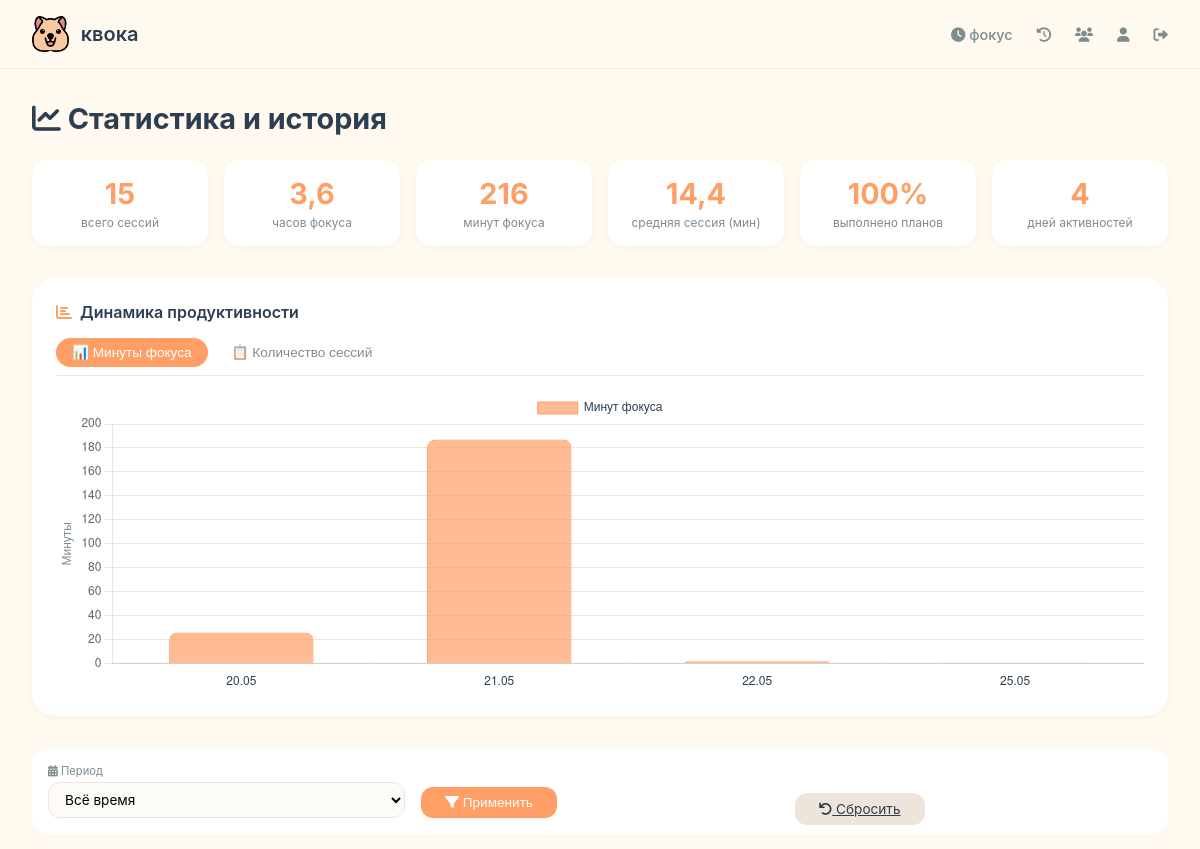
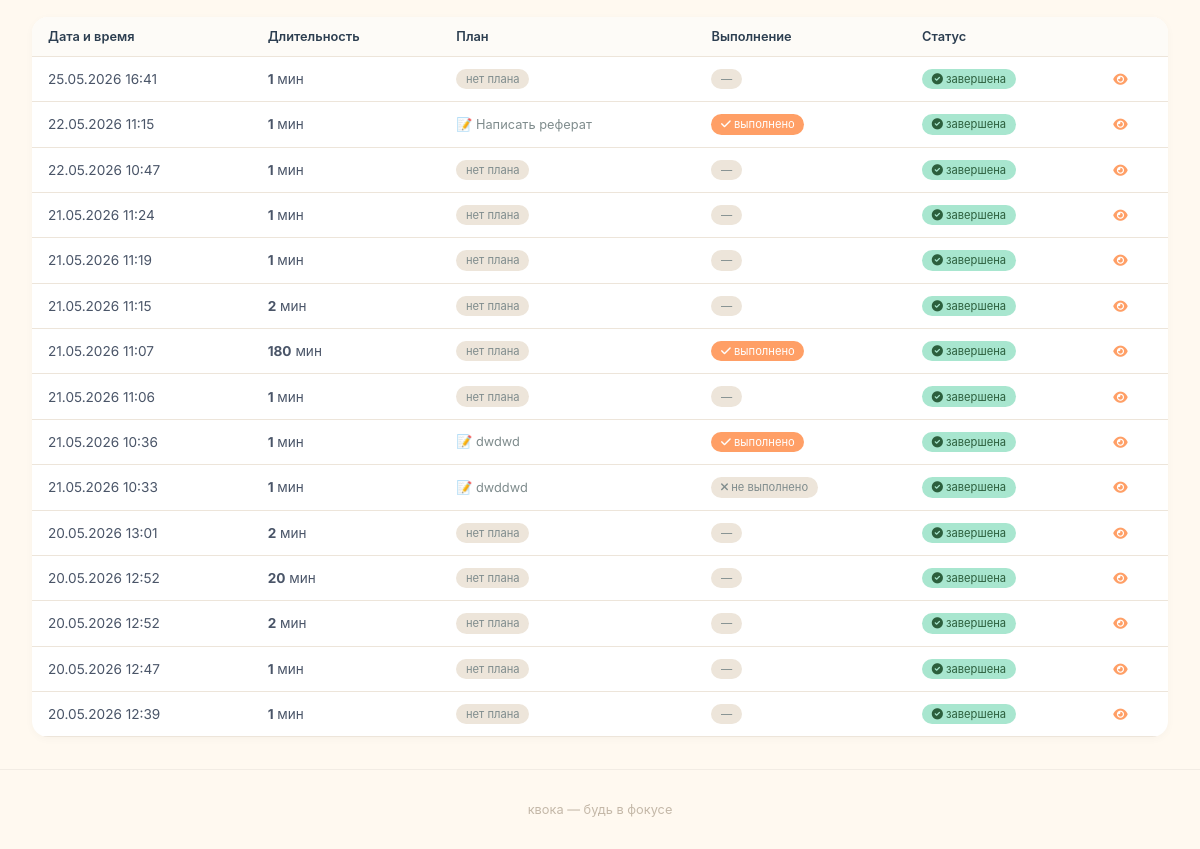
Before: /session-history/ (signed in) with the older database file (2 pictures, top to bottom).
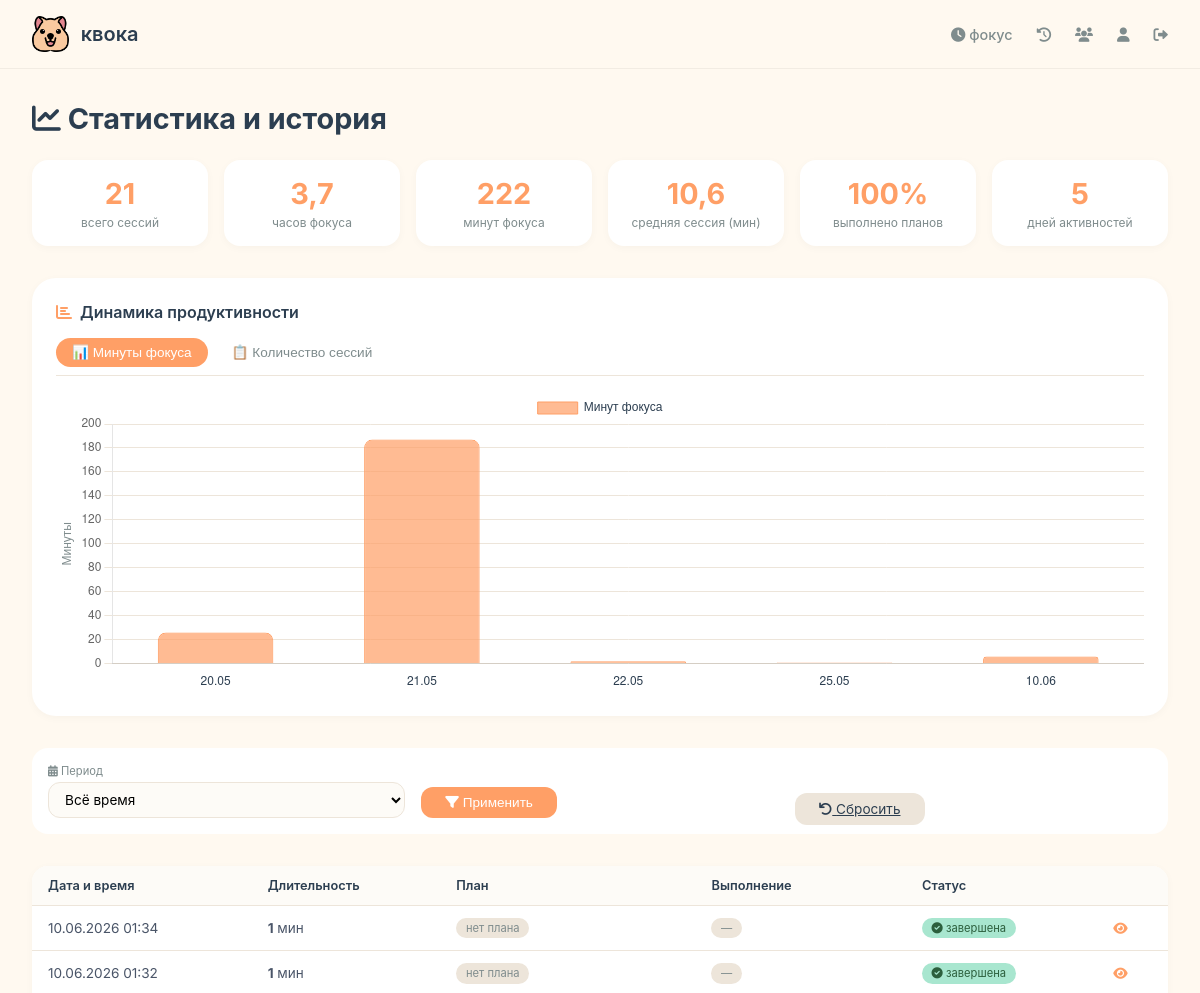
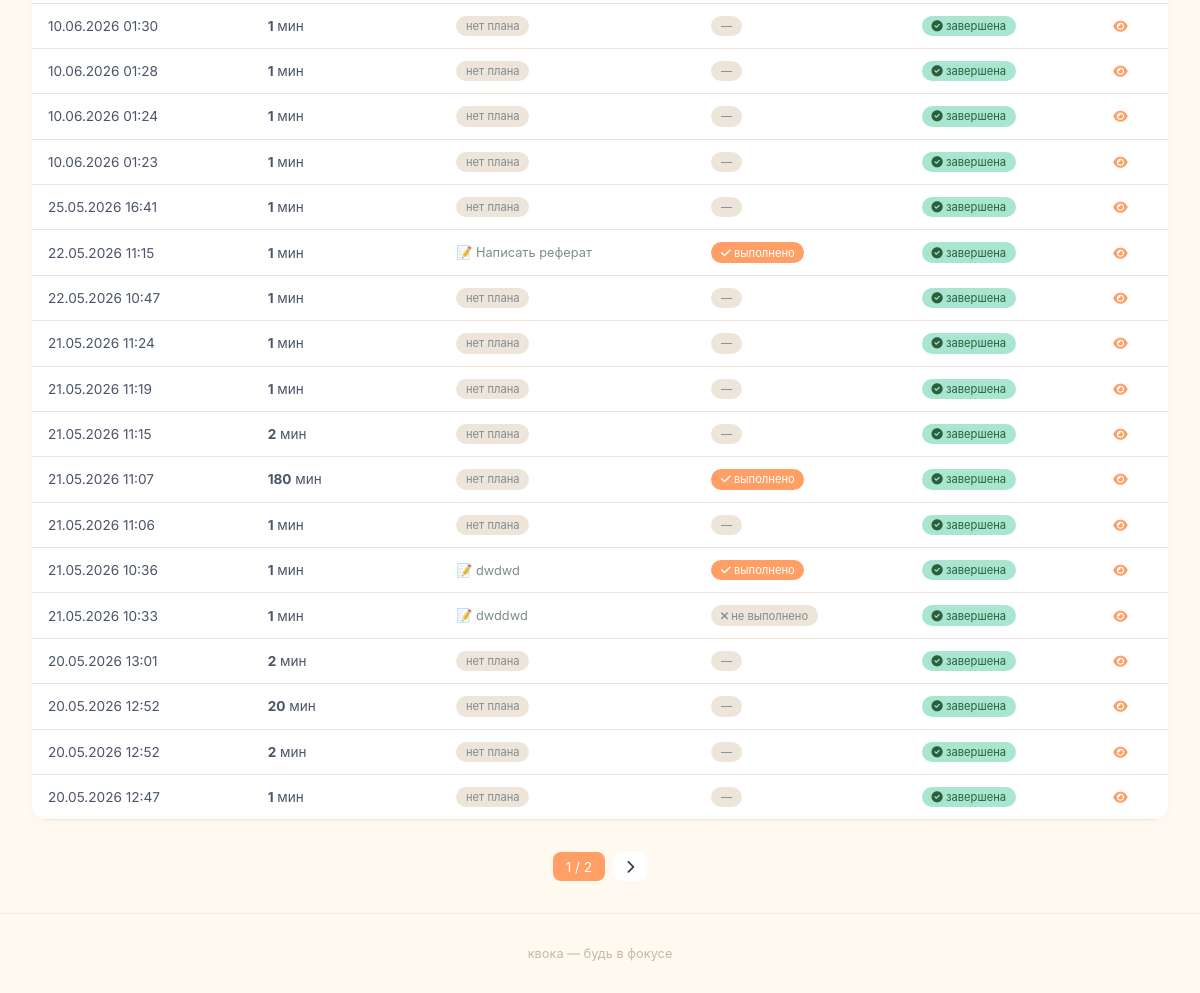
After: the same page with the newer database file (2 pictures, top to bottom).
### core/models.py (models this page shows, shortened)
class FocusSession(models.Model):
    user = models.ForeignKey(User, on_delete=models.CASCADE, related_name='sessions')
    start_time = models.DateTimeField(auto_now_add=True)
    end_time = models.DateTimeField(null=True, blank=True)
    minutes = models.IntegerField(default=0)
    completed = models.BooleanField(default=False)
    plan_text = models.TextField(blank=True, verbose_name='План на сессию')
    plan_done = models.BooleanField(default=False, verbose_name='План выполнен')

### core/views.py (the view, shortened to what this page needs)
# urls.py: path('session-history/', views.session_history, name='session_history'),
@login_required
def session_history(request):
    period = request.GET.get('period', 'all')
    date_from = request.GET.get('date_from', '')
    date_to = request.GET.get('date_to', '')
    sessions = FocusSession.objects.filter(
        user=request.user,
        completed=True
    ).order_by('-start_time')
    today = timezone.now().date()
    if period == 'day':
        sessions = sessions.filter(start_time__date=today)
    elif period == 'week':
        week_ago = today - timedelta(days=7)
        sessions = sessions.filter(start_time__date__gte=week_ago)
    elif period == 'month':
        month_ago = today - timedelta(days=30)
        sessions = sessions.filter(start_time__date__gte=month_ago)
    from django.db.models import Sum, Count
    from django.db.models.functions import TruncDate
    chart_data = sessions.annotate(date=TruncDate('start_time')).values('date').annotate(
        total_minutes=Sum('minutes'),
        sessions_count=Count('id')
    ).order_by('date')
    chart_labels = [item['date'].strftime('%d.%m') for item in chart_data]
    chart_minutes = [item['total_minutes'] for item in chart_data]
    chart_sessions = [item['sessions_count'] for item in chart_data]
    total_minutes = sessions.aggregate(total=Sum('minutes'))['total'] or 0
    total_hours = round(total_minutes / 60, 1)
    total_sessions = sessions.count()
    sessions_with_plan = sessions.filter(plan_text__isnull=False).exclude(plan_text='').count()
    streak_days_in_period = sessions.dates('start_time', 'day').count()
    plan_completion_rate = 0
    if sessions_with_plan > 0:
        plan_done_count = sessions.filter(plan_done=True).count()
        plan_completion_rate = round(plan_done_count / sessions_with_plan * 100)
    avg_duration = round(total_minutes / total_sessions, 1) if total_sessions > 0 else 0
    paginator = Paginator(sessions, 20)
    page_number = request.GET.get('page')
    page_obj = paginator.get_page(page_number)
    context = {
        'page_obj': page_obj,
        'total_minutes': total_minutes,
        'total_hours': total_hours,
        'total_sessions': total_sessions,
        'sessions_with_plan': sessions_with_plan,
        'streak_days_in_period': streak_days_in_period,
        'plan_completion_rate': plan_completion_rate,
        'avg_duration': avg_duration,
        'period': period,
        'date_from': date_from,
        'date_to': date_to,
        'today': today,
        'chart_labels': chart_labels,
        'chart_minutes': chart_minutes,
        'chart_sessions': chart_sessions,
    }
    return render(request, 'core/session_history.html', context)

### templates/core/session_history.html (shortened to what this page needs)
{% extends 'base.html' %}
{% load static %}
{% block content %}
<div class="history-container">
    <h1 style="margin-bottom: 1.5rem; font-size: 1.8rem;">
        <i class="fas fa-chart-line"></i> Статистика и история
    </h1>
    <div class="stats-grid-history">
        <div class="stat-card-history">
            <div class="stat-value-history">{{ total_sessions }}</div>
            <div class="stat-label-history">всего сессий</div>
        </div>
        <div class="stat-card-history">
            <div class="stat-value-history">{{ total_hours }}</div>
            <div class="stat-label-history">часов фокуса</div>
        </div>
        <div class="stat-card-history">
            <div class="stat-value-history">{{ total_minutes }}</div>
            <div class="stat-label-history">минут фокуса</div>
        </div>
        <div class="stat-card-history">
            <div class="stat-value-history">{{ avg_duration }}</div>
            <div class="stat-label-history">средняя сессия (мин)</div>
        </div>
        <div class="stat-card-history">
            <div class="stat-value-history">{{ plan_completion_rate }}%</div>
            <div class="stat-label-history">выполнено планов</div>
        </div>
        <div class="stat-card-history">
            <div class="stat-value-history">{{ streak_days_in_period }}</div>
            <div class="stat-label-history">дней активностей</div>
        </div>
    </div>
    {% if chart_labels %}
    <div class="chart-container">
        <div class="chart-title">
            <i class="fas fa-chart-bar"></i> Динамика продуктивности
        </div>
        <div class="chart-tabs">
            <button class="chart-tab active" data-chart="minutes">📊 Минуты фокуса</button>
            <button class="chart-tab" data-chart="sessions">📋 Количество сессий</button>
        </div>
        <canvas id="productivityChart" width="400" height="200"></canvas>
    </div>
    {% endif %}
    <form method="get" class="filters">
        <div class="filter-group">
            <label><i class="fas fa-calendar-alt"></i> Период</label>
            <select name="period" id="periodSelect">
                <option value="all" {% if period == 'all' %}selected{% endif %}>Всё время</option>
            </select>
        </div>
        <div class="filter-group">
            <button type="submit" class="filter-btn">
                <i class="fas fa-filter"></i> Применить
            </button>
        </div>
        <div class="filter-group">
            <a href="{% url 'session_history' %}" class="filter-btn reset-btn">
                <i class="fas fa-undo"></i> Сбросить
            </a>
        </div>
    </form>
    <div class="sessions-table">
        <table>
            <thead>
                <tr>
                    <th>Дата и время</th>
                    <th>Длительность</th>
                    <th>План</th>
                    <th>Выполнение</th>
                    <th>Статус</th>
                    <th></th>
                </tr>
            </thead>
            <tbody>
                {% for session in page_obj %}
                <tr>
                    <td>{{ session.start_time|date:"d.m.Y H:i" }}</td>
                    <td><strong>{{ session.minutes }}</strong> мин</td>
                    <td>
                        {% if session.plan_text %}
                            <div class="plan-text-preview" title="{{ session.plan_text }}">
                                📝 {{ session.plan_text|truncatechars:30 }}
                            </div>
                        {% else %}
                            <span class="badge-plan">нет плана</span>
                        {% endif %}
                    </td>
                    <td>
                        {% if session.plan_done %}
                            <span class="badge-plan-done"><i class="fas fa-check"></i> выполнено</span>
                        {% elif session.plan_text %}
                            <span class="badge-plan"><i class="fas fa-times"></i> не выполнено</span>
                        {% else %}
                            <span class="badge-plan">—</span>
                        {% endif %}
                    </td>
                    <td>
                        <span class="badge-completed">
                            <i class="fas fa-check-circle"></i> завершена
                        </span>
                    </td>
                    <td>
                        <a href="{% url 'session_detail' session.id %}" class="view-link">
                            <i class="fas fa-eye"></i>
                        </a>
                    </td>
                </tr>
                {% endfor %}
            </tbody>
        </table>
    </div>
    {% if page_obj.has_other_pages %}
    <div class="pagination">
        <span class="current">
            {{ page_obj.number }} / {{ page_obj.paginator.num_pages }}
        </span>
        {% if page_obj.has_next %}
            <a href="?page={{ page_obj.next_page_number }}{% for key, value in request.GET.items %}{% if key != 'page' %}&{{ key }}={{ value }}{% endif %}{% endfor %}">
                <i class="fas fa-chevron-right"></i>
            </a>
        {% endif %}
    </div>
    {% endif %}
</div>
{% endblock %}

### templates/base.html (shortened to what this page needs)
<!DOCTYPE html>
<html lang="ru">
<head>
    <link rel="stylesheet" href="https://cdnjs.cloudflare.com/ajax/libs/font-awesome/6.0.0/css/all.min.css">
    {% load static %}
    <link rel="stylesheet" href="{% static 'css/style.css' %}">
</head>
<body>
    <body class="{% if user.is_authenticated and user.workspace_config.theme %}theme-{{ user.workspace_config.theme }}{% else %}theme-light{% endif %}"></body>
    <nav class="navbar">
        <div class="nav-container">
            <a href="{% url 'home' %}" class="nav-logo">
                <img src="{% static 'images/kvoka.png' %}" alt="Квока" class="logo-img">
                <span>квока</span>
            </a>
            <div class="nav-menu">
                {% if user.is_authenticated %}
                    <a href="{% url 'dashboard' %}" class="nav-link">
                        <i class="fas fa-clock"></i> фокус
                    </a>
                    <a href="{% url 'session_history' %}" class="nav-link">
                        <i class="fas fa-history"></i>
                    </a>
                    <a href="{% url 'friends_list' %}" class="nav-link">
                        <i class="fas fa-users"></i>
                    </a>
                    <a href="{% url 'profile' %}" class="nav-link">
                        <i class="fas fa-user"></i>
                    </a>
                    <form action="{% url 'logout' %}" method="post" style="display: inline;">
                        <button type="submit" class="nav-link" style="background: none; border: none; cursor: pointer;">
                            <i class="fas fa-sign-out-alt"></i>
                        </button>
                    </form>
                {% else %}
                    <a href="{% url 'login' %}" class="nav-link">войти</a>
                    <a href="{% url 'signup' %}" class="btn-primary">начать</a>
                {% endif %}
            </div>
        </div>
    </nav>
    <main>
        {% block content %}{% endblock %}
    </main>
    <footer class="footer">
        <p>квока — будь в фокусе</p>
    </footer>
</body>
</html>

### static/css/style.css (style rules this page uses)
* { margin: 0; padding: 0; box-sizing: border-box; }
body { font-family: 'Inter', -apple-system, BlinkMacSystemFont, sans-serif; background: #FFF9F0; color: #2C3E50; min-height: 100vh; }
.navbar { background: rgba(255, 249, 240, 0.95); backdrop-filter: blur(10px); border-bottom: 1px solid rgba(0, 0, 0, 0.05); padding: 1rem 0; position: sticky; top: 0; z-index: 100; }
.nav-container { max-width: 1200px; margin: 0 auto; padding: 0 2rem; display: flex; justify-content: space-between; align-items: center; }
.nav-logo { display: flex; align-items: center; gap: 0.75rem; text-decoration: none; font-size: 1.25rem; font-weight: 600; color: #2C3E50; }
.logo-img { height: 36px; width: auto; }
.nav-menu { display: flex; gap: 1.5rem; align-items: center; }
.nav-link { color: #7F8C8D; text-decoration: none; transition: color 0.2s; font-weight: 500; font-size: 0.9rem; }
.footer { text-align: center; padding: 2rem; color: #C4B8A8; font-size: 0.8rem; border-top: 1px solid rgba(0, 0, 0, 0.05); }
.timer-btn, .btn-primary, .filter-btn { transition: all 0.2s cubic-bezier(0.4, 0, 0.2, 1); position: relative; overflow: hidden; }
.sessions-table { animation: fadeInUp 0.5s ease-out; }
.filters { animation: fadeIn 0.4s ease-out; }
main { animation: fadeIn 0.3s ease-out; }
.nav-link { position: relative; }
.nav-link::after { content: ''; position: absolute; bottom: -5px; left: 0; width: 0; height: 2px; background: #FF9F66; transition: width 0.2s ease; }

Changed rows visible on the page:
no longer on this page (row unchanged): FocusSession: start_time "20.05.2026 12:39", minutes "1", plan_text "нет плана"
added FocusSession: start_time "10.06.2026 01:34", minutes "1", plan_text "нет плана"
added FocusSession: start_time "10.06.2026 01:32", minutes "1", plan_text "нет плана"
added FocusSession: start_time "10.06.2026 01:30", minutes "1", plan_text "нет плана"
added FocusSession: start_time "10.06.2026 01:28", minutes "1", plan_text "нет плана"
added FocusSession: start_time "10.06.2026 01:24", minutes "1", plan_text "нет плана"
added FocusSession: start_time "10.06.2026 01:23", minutes "1", plan_text "нет плана"
Other visible differences:
{{ total_sessions }}: "15" → "21"
{{ total_hours }}: "3,6" → "3,7"
{{ total_minutes }}: "216" → "222"
{{ avg_duration }}: "14,4" → "10,6"
{{ streak_days_in_period }}: "4" → "5"
chart data {{ chart_labels|safe }}: ['20.05', '21.05', '22.05', '25.05'] → ['20.05', '21.05', '22.05', '25.05', '10.06']
chart data {{ chart_minutes|safe }}: [26, 187, 2, 1] → [26, 187, 2, 1, 6]
{{ page_obj.number }}: (not shown) → "1"
{{ page_obj.paginator.num_pages }}: (not shown) → "2"
